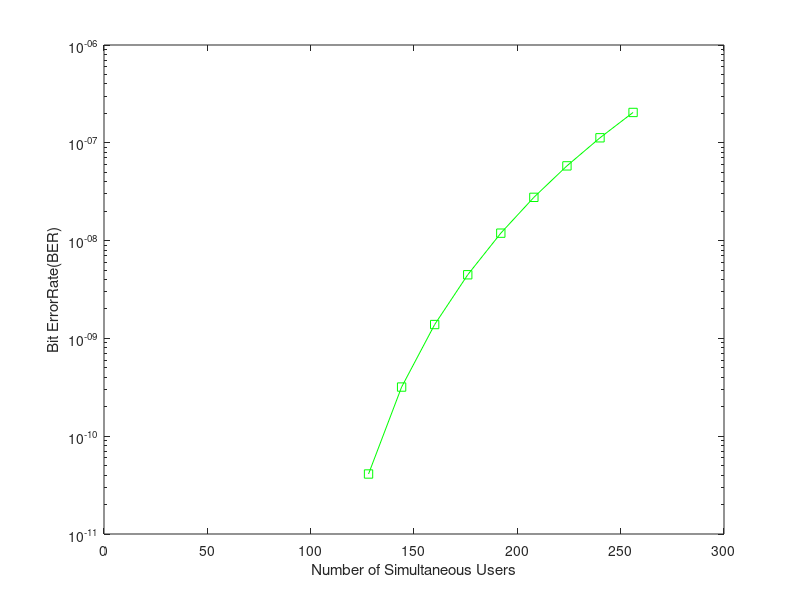

This chart was generated by the following MATLAB code:
%This code is used to compute equation (9) and (10) of my FYP report
%and as it stands, it generates Fig 5 and 6 by changing parameters on line
%21,22, and 23 ..  
 
clear all
clc
warning off

A = [1e-7,1e-4,1e-3,1e-2,1e-1];
B = [1e-5,1e-3,1e-2,1e-1,1e-1];
C = [1e-7,1e-4,1e-3,1e-2,1e-1];
D= [1e-7,1e-4,1e-3,1e-2,1e-1];
X = [5,10,15,20,25];
%2-D WHTS Parameters (M xN, w, ?a, ?c)  (where M is the number of available
%wavelengths, N is the code length, w is the code weight, and  ?a & ?c
%represent both auto and cross correlation

%&

%1-D WDM codes (L, W,?a, ?c) where L is code length, W is weight and ?a & ?c
%represent both auto and cross correlation

%2-D Parameters
M=16;
N=676;
w=7;

%OOC/WHTS
phi = ((M*(M*N)-1)/(w*(w-1)));

%1-D Parameters
L=N; 
W=w;
mu=w;




%Code Cardinality 
C1=(M*(N-1))/(w*(w-1));
C2=(M*(M-1))/(w*(w-1));
 

 
%Defining "q" (Average number of interference between C1 and C2)
T1=(N-1)/(w*(w-1));
T2=((M)-1)/(w*(w-1));

q1=((((w^2)/(2*N))*((M*T1)+T2))-(w/(2*N)))/(phi-1);
q2=(((w^2)/(2*N))*((M*T1)-1))/(phi-1);

q=((C1/phi)*q1)+((C2/phi*q2));



%BER Calculation for 2-D WHTS OCDMA (mu is decision threshold, F is number of users)

ind=0;
FArray=1:10:400;
for F=FArray
    BER=0; 
    for i=mu : F-1
       BER = BER+0.5*(nchoosek((F-1), i) * (q^i) * ((1-q)^(F-1-i)));  
    end
    ind=ind+1; 
    BER2DArray(ind)=BER;
end


%1-D WDM OCDMA



%BER Calculation for 1-D WDM OCDMA (K is total number of users, K/M is
%number of optical codes in each wavelength, mu is decision threshold, and p is
%total probaility of interference

ind_1=0;
phi_1D = round(M*((L-1)/(W*(W-1))))

% Total probability of interference
p = ((W^2)/(2*L)); 

for K = 1:1:phi_1D;
    BER_1=0;
    U= K/M;
    if (mod(U,1)==0)
        for i=mu : U - 1
        BER_1=BER_1+0.5* ( nchoosek(U - 1,i) * (p^i) * ((1-p)^(U - 1 -i)) );
        end
    ind_1=ind_1+1;  
    KArray(ind_1) = K; 
    BER1DArray(ind_1)=BER_1;
    end
end


%Graph

semilogy(KArray,BER1DArray,'-s green');

%semilogy(X,A,'-s green');
xlabel('Number of Simultaneous Users');
ylabel('Bit ErrorRate(BER)');



